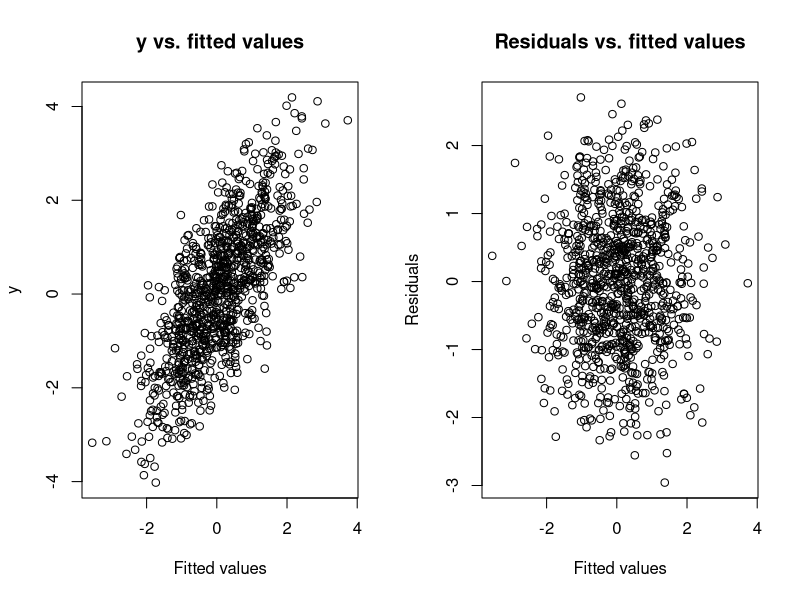
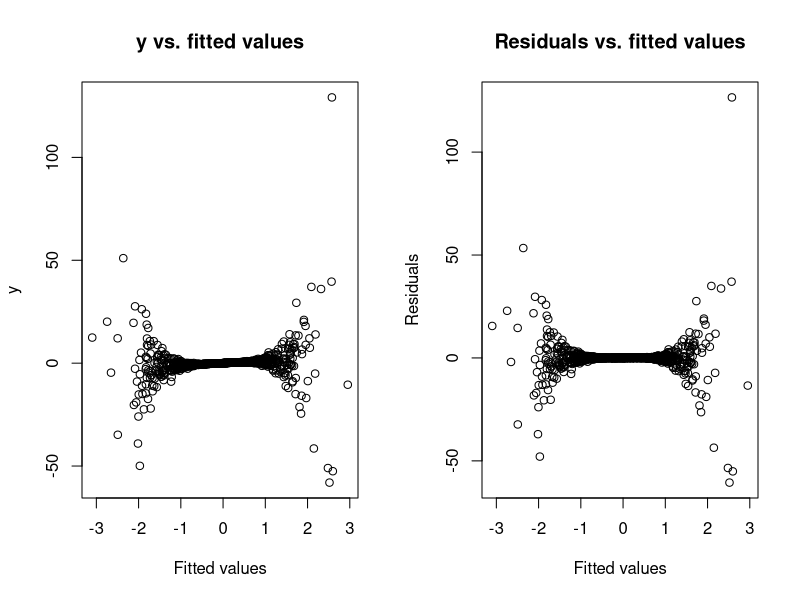
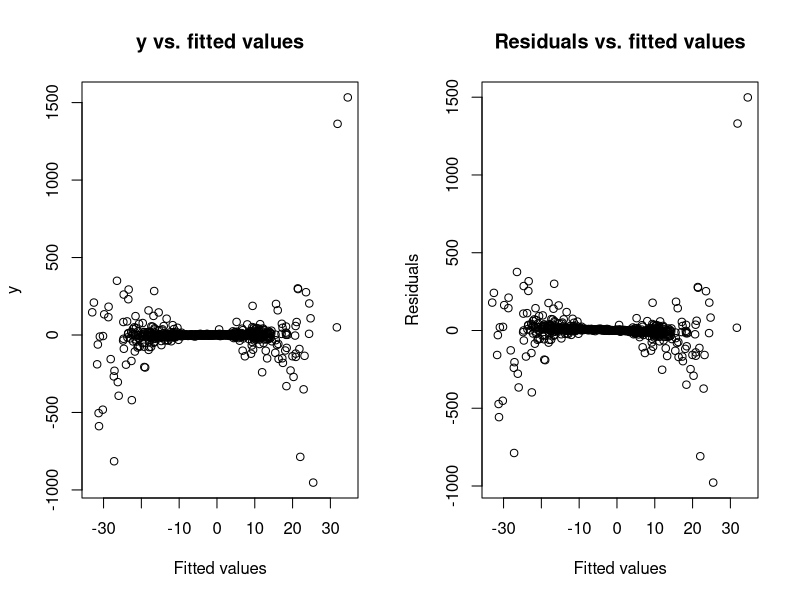
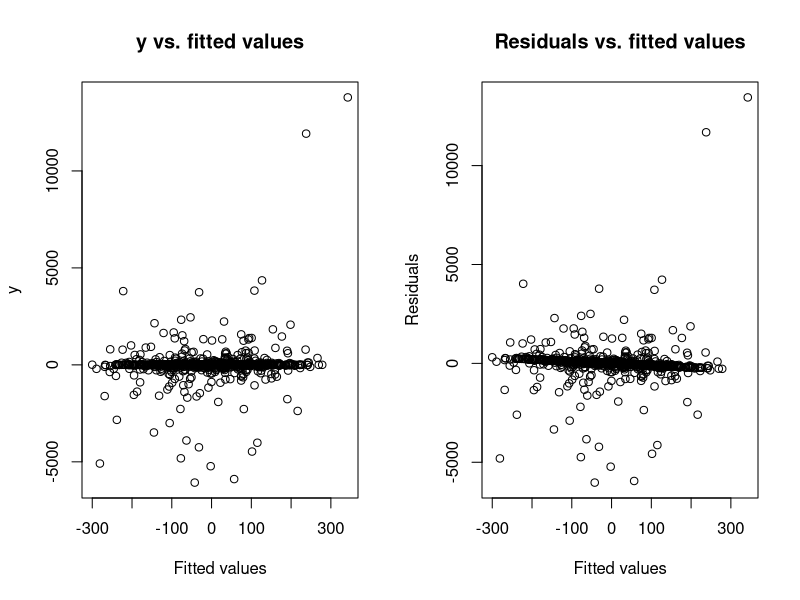
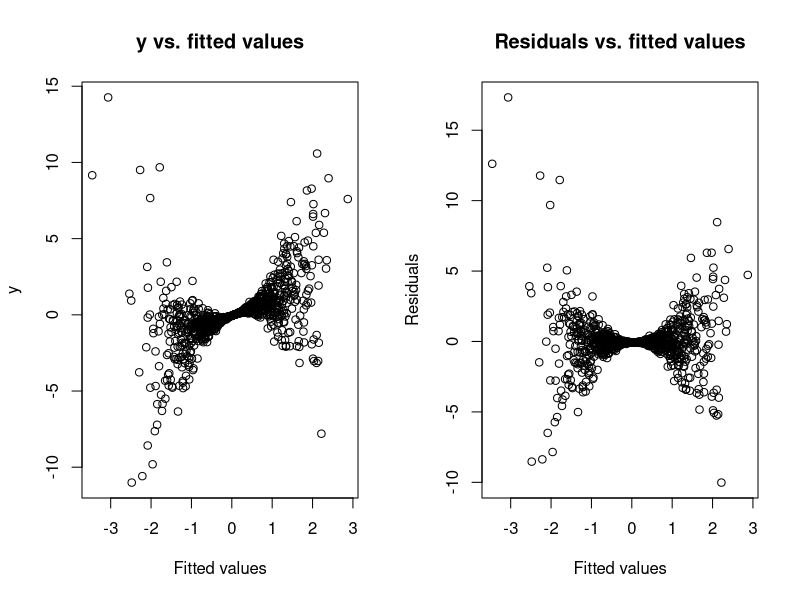
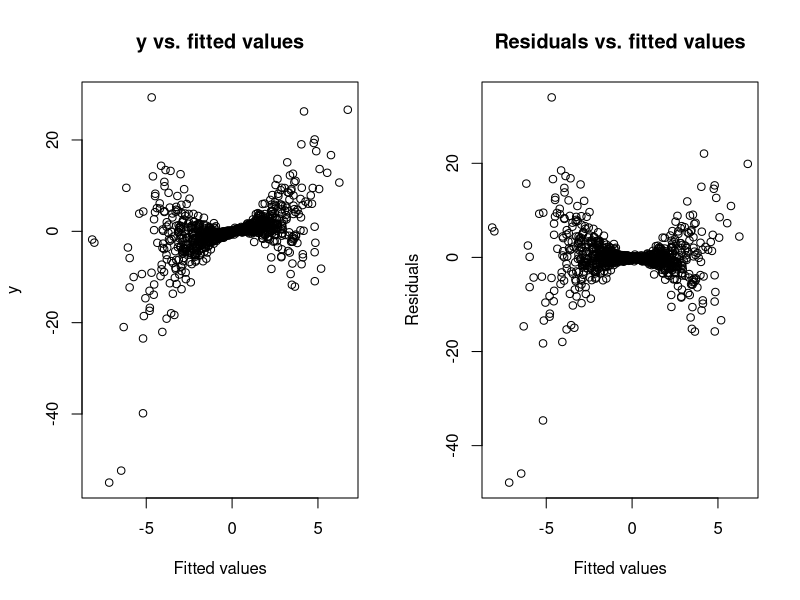
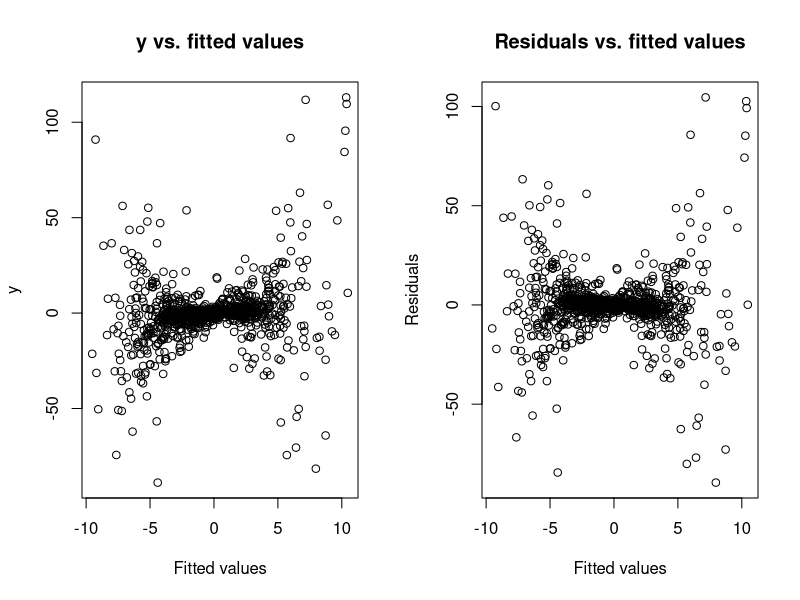
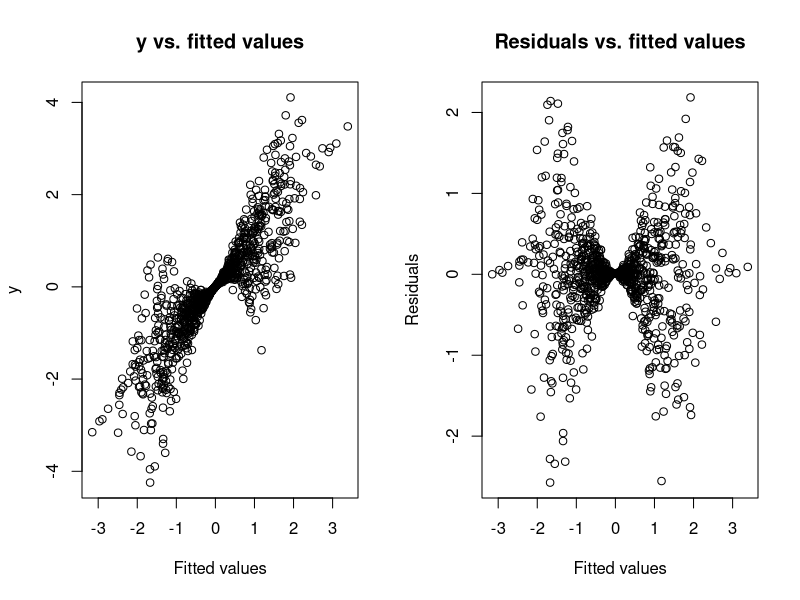

Generate these figures, in order, with R:
## Simulationsstudie

library(lmtest)

## Fragen: 
##  Soll Fehlerfunktion die Std.abw. oder die Varianz sein?
##  standardized/studentized residuals?

## Erste Ideen fuer Simulation
sim <- function(p = 1, beta = rep(1, p), err_fun = function(X, beta) 1) {
  ## Sollte Dimension von beta nicht gleich p sein, werde Fehler
  if(length(beta) != p) stop("length of beta must correspond to amount of parameters")
  
  ## Erstelle Designmatrix, Fehler und tatsaechliches y
  X <- matrix(rnorm(p * 1000), ncol = p)
  err <- rnorm(1000, 0, (err_fun(X, beta))^2)
  y <- X %*% beta + err
  
  ## Fitte lineares Modell, berechne Residuen
  limo <- lm(y ~ X)
  pred <- predict(limo)
  res <- y - pred
  
  ## Plotte y gegen angepasste Werte und Residuen gegen angepasste Werte
  par(mfrow = c(1, 2))
  plot(pred, y, main = "y vs. fitted values", 
       xlab = "Fitted values", ylab = "y")
  plot(pred, res, main = "Residuals vs. fitted values", 
       xlab = "Fitted values", ylab = "Residuals")
  par(mfrow = c(1, 1))
  
  ## Ausgabe des RMSE als Guetemass fuer das Modell, des Mittelwerts der
  ##  Residuen (sollte 0 sein), der Varianz der Residuen und des p-Wertes
  ##  des Breusch-Pagan-Tests zur Identifikation von Heteroskedastizitaet
  list("RMSE" = sqrt(sum((y - limo$fitted.values)^2)),
       "Mean of residuals" = mean(res),
       "Variance of residuals" = drop(var(res)),
       "p-value BP-Test" = unname(bptest(limo, studentize = FALSE)$p.value))
}

sim()

## p = 1, Fehlerfunktion quadratisch
err1 <- function(X, beta) (X %*% beta)^2
sim(err_fun = err1)

## p = 3, Fehlerfunktion quadratisch
sim(p = 3, err_fun = err1)

## p = 10, Fehlerfunktion quadratisch
sim(p = 10, err_fun = err1)


## p = 1, Fehlerfunktion die Wurzel des quadr. Zsmh. von X und beta
err2 <- function(X, beta) sqrt(err1(X, beta))
sim(err_fun = err2)

## p = 3, Fehlerfunktion quadratisch
sim(p = 3, err_fun = err2)

## p = 10, Fehlerfunktion quadratisch
sim(p = 10, err_fun = err2)


## Fehlerfunktion sinus
# BP-Test erkennt hier keine Heteroskedastizitaet (zumindest nicht konsistent)
err3 <- function(X, beta) sin(X %*% beta)
sim(err_fun = err3)

## p = 3, Fehlerfunktion quadratisch
sim(p = 3, err_fun = err3)

## p = 10, Fehlerfunktion quadratisch
sim(p = 10, err_fun = err3)


## Fehlerfunktion X %*% beta
err4 <- function(X, beta) X %*% beta
sim(err_fun = err4)

## p = 3, Fehlerfunktion quadratisch
sim(p = 3, err_fun = err4)

## p = 10, Fehlerfunktion quadratisch
sim(p = 10, err_fun = err4)


## Fehlerfunktion X %*% beta
err5 <- function(X, beta) 3 * X
sim(err_fun = err5)

## p = 3, Fehlerfunktion quadratisch
sim(p = 3, err_fun = err5)

## p = 10, Fehlerfunktion quadratisch
sim(p = 10, err_fun = err5)



